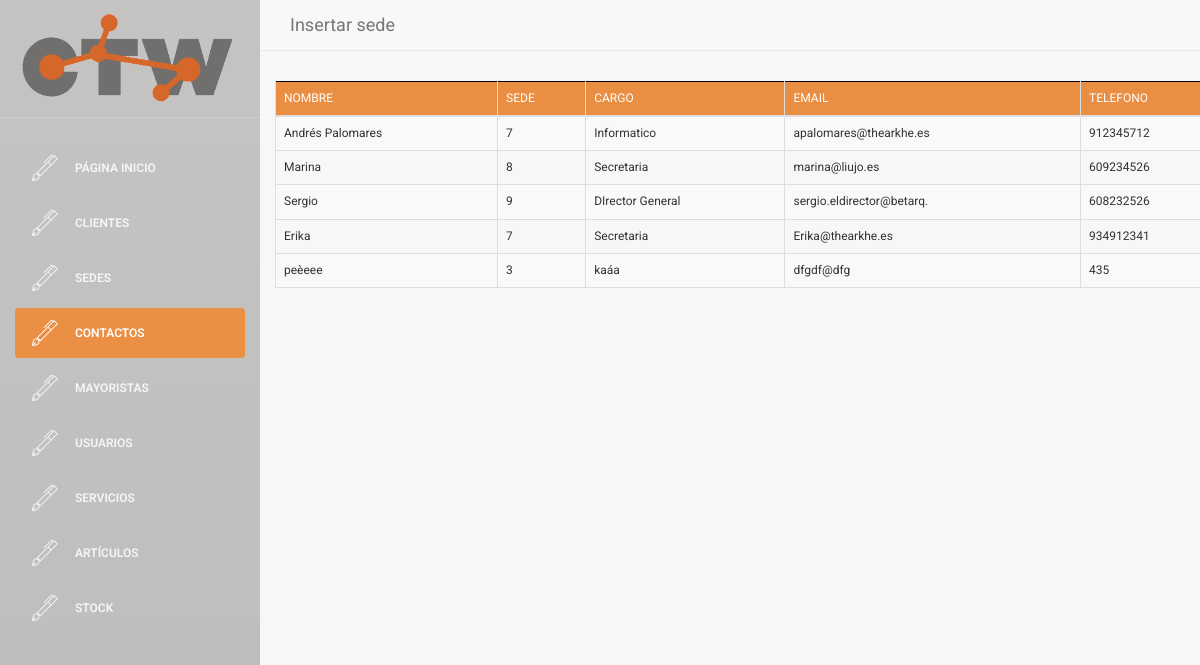
Before: /buscador/buscador_contactos.php (signed in) with the older database file.
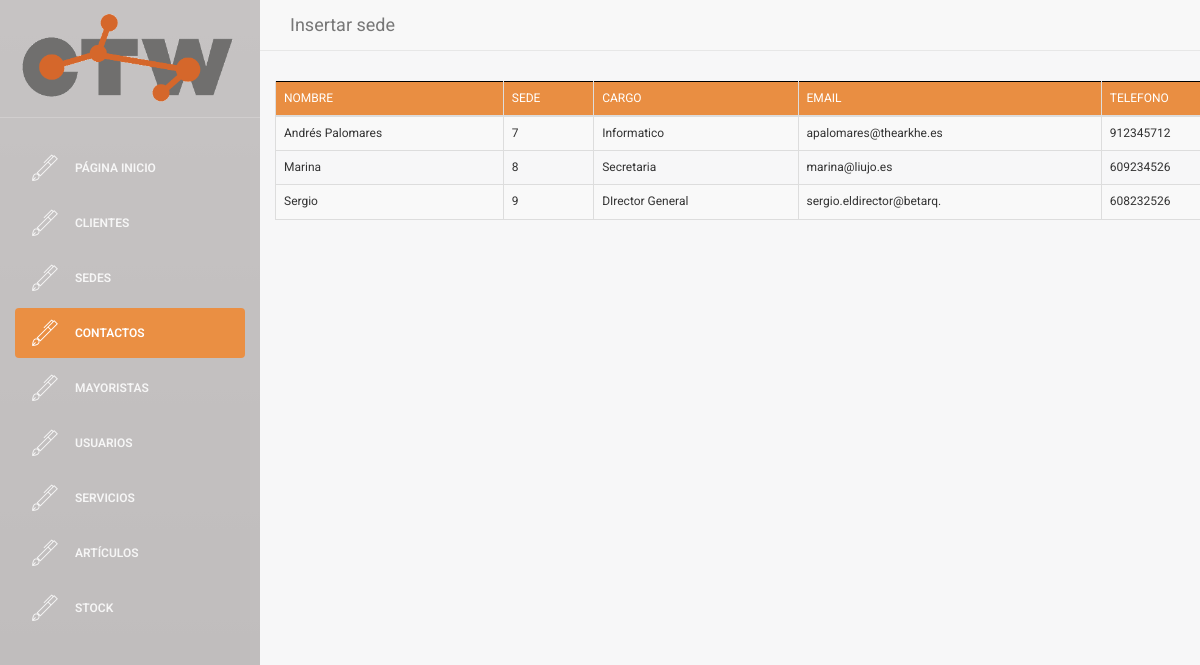
After: the same page with the newer database file.
### tables this page shows
CREATE TABLE `CONTACTO` (
  `ID_CONTACTO` int(4) NOT NULL,
  `nombre` varchar(50) NOT NULL,
  `ID_sede` int(4) NOT NULL,
  `cargo` varchar(35) NOT NULL,
  `email` varchar(25) NOT NULL,
  `telefono` int(9) NOT NULL,
  `pais` varchar(30) NOT NULL,
  `prefijo` int(5) DEFAULT NULL,
  `extension` int(10) DEFAULT NULL
);

### web/buscador/buscador_contactos.php (the view, shortened to what this page needs)
    <!doctype html>
<?php
if($_SESSION["login_done"]==true){
?>
<html lang="en">
<head>
    <link rel="stylesheet" href="https://maxcdn.bootstrapcdn.com/bootstrap/3.3.6/css/bootstrap.min.css">
    <link rel="stylesheet" href="https://cdn.datatables.net/1.10.12/css/dataTables.bootstrap.min.css">
    <link href="../assets/css/bootstrap.min.css" rel="stylesheet" />
    <link href="../assets/css/animate.min.css" rel="stylesheet"/>
    <link href="../assets/css/light-bootstrap-dashboard.css" rel="stylesheet"/>
    <link href="../assets/css/demo.css" rel="stylesheet" />
    <link href="http://maxcdn.bootstrapcdn.com/font-awesome/4.2.0/css/font-awesome.min.css" rel="stylesheet">
    <link href="../assets/css/pe-icon-7-stroke.css" rel="stylesheet" />
    <link href="http://cdnjs.cloudflare.com/ajax/libs/x-editable/1.5.0/bootstrap3-editable/css/bootstrap-editable.css" rel="stylesheet"/>
    <link href="../assets/css/table_editor.css" rel="stylesheet"/>
    <link href="../assets/css/table.css" rel="stylesheet"/>
    <link href="../assets/css/table2.css" rel="stylesheet"/>
    <link href="../assets/css/table4.css" rel="stylesheet"/>
    <link href="../assets/css/insert.css" rel="stylesheet" />
    <link href="../assets/css/micss.css" rel="stylesheet" />
</head>
<body>
<div class="wrapper">
    <div class="sidebar">
        <div class="sidebar-wrapper">
            <div class="logo">
                <a href="../"><img src="../assets/img/ctw_logo.gif" alt="CTW Logo"></a>
            </div>
            <ul class="nav">
                <li>
                    <a href="../index.php">
                        <i class="pe-7s-pen"></i>
                        <p>PÁGINA INICIO</p>
                    </a>
                </li>
                <li>
                    <a href="buscador_clientes.php">
                        <i class="pe-7s-pen"></i>
                        <p>Clientes</p>
                    </a>
                </li>
                <li>
                    <a href="buscador_sedes.php">
                        <i class="pe-7s-pen"></i>
                        <p>Sedes</p>
                    </a>
                </li>
                <li class="active">
                    <a href="buscador_contactos.php">
                        <i class="pe-7s-pen"></i>
                        <p>Contactos</p>
                    </a>
                </li>
                <li>
                    <a href="buscador_mayoristas.php">
                        <i class="pe-7s-pen"></i>
                        <p>Mayoristas</p>
                    </a>
                </li>
                <li>
                    <a href="buscador_usuarios.php">
                        <i class="pe-7s-pen"></i>
                        <p>Usuarios</p>
                    </a>
                </li>
                <li>
                    <a href="buscador_servicios.php">
                        <i class="pe-7s-pen"></i>
                        <p>Servicios</p>
                    </a>
                </li>
                <li>
                    <a href="buscador_articulos.php">
                        <i class="pe-7s-pen"></i>
                        <p>Artículos</p>
                    </a>
                </li>
                <li>
                    <a href="buscador_stock.php">
                        <i class="pe-7s-pen"></i>
                        <p>Stock</p>
                    </a>
                </li>
            </ul>
        </div>
    </div>
    <div class="main-panel">
        <nav class="navbar2 navbar-default navbar-fixed">
            <div class="container-fluid">
                <div class="navbar-header">
                    <a class="navbar-brand">Insertar sede</a>
                </div>
                <div class="collapse navbar-collapse">
                </div>
            </div>
        </nav>
        <div class="content2">
            <div class="container-fluid">
                <div class="row">
                    <div >
                        <div >
                                <table id="buscador_cliente" class="table table-striped table-bordered">
                                    <thead>
                                        <tr>
                                            <th>Nombre</th>
                                            <th>Sede</th>
                                            <th>Cargo</th>
                                            <th>Email</th>
                                            <th>Telefono</th>
                                        </tr>
                                    </thead>
                                    <tbody>
                                        <?php
                                            $conn = connect();
                                            $sql = "SELECT * FROM CONTACTO";
                                            $result = $conn->query($sql);
                                            if ($result->num_rows > 0) {
                                                 while($row = $result->fetch_assoc()) {
                                                    $pk = $row['ID_CONTACTO'];
                                        ?>
                                                    <tr>
                                                        <td><a href="#" class="nombre" data-pk=<?php echo "\"$pk\""; ?>><?php echo $row['nombre']?> </a></td>
                                                        <td><a href="#" class="sede" data-pk=<?php echo "\"$pk\""; ?>><?php echo $row['ID_sede']?> </a></td>
                                                        <td><a href="#" class="cargo" data-pk=<?php echo "\"$pk\""; ?>><?php echo $row['cargo']?> </a></td>
                                                        <td><a href="#" class="email" data-pk=<?php echo "\"$pk\""; ?>><?php echo $row['email']?> </a></td>
                                                        <td><a href="#" class="telefono" data-pk=<?php echo "\"$pk\""; ?>><?php echo $row['telefono']?> </a></td>
                                                    </tr>
                                        <?php
                                                 }
                                            } else {
                                                 echo "0 results";
                                            }
                                        ?>
                                    </tbody>
                                </table>
                        </div>
                    </div>
                </div>
            </div>
        </div>
            </div>
    </div>
</body>
</html>
<?php
}else{
    echo "false";
    header("location:../index.php");
}
?>

### web/assets/css/table_editor.css (style rules this page uses)
a, a:hover { color: #000; }

### web/assets/css/table.css (style rules this page uses)
table { border: none; }
table thead, table tfoot { background-color: #e98e42; border: 1px solid black; }
a, a:hover { color: #000; }

### web/assets/css/insert.css (style rules this page uses)
* { margin: 0; padding: 0; box-sizing: border-box; -webkit-box-sizing: border-box; -moz-box-sizing: border-box; -webkit-font-smoothing: antialiased; -moz-font-smoothing: antialiased; -o-font-smoothing: antialiased; font-smoothing: antialiased; text-rendering: optimizeLegibility; }
body { font-family: "Roboto", Helvetica, Arial, sans-serif; font-weight: 100; font-size: 12px; line-height: 30px; color: #777; }

Changed rows visible on the page:
removed contacto: nombre "Erika", ID_sede "7", cargo "Secretaria", email "Erika@thearkhe.es", telefono "934912341"
removed contacto: nombre "peèeee", ID_sede "3", cargo "kaáa", email "dfgdf@dfg", telefono "435"
